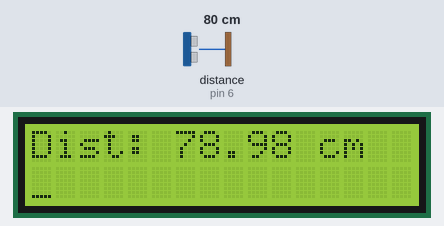
Simulated run of this sketch. Board: Arduino Uno, built with avr-gcc and run on an emulated ATmega328P. Shown: 16×2 character LCD. Wiring (inferred from the names in the program): ultrasonic range finder: trigger pin 7; echo pin 6. The inputs (shaded band) are chosen by the test bench; at power-on: distance to the obstacle (sensor on pin 6) 80 cm. The echo pulse lasts 58.3 µs per cm.

Above: at 6.68 s.
7.3 s: distance to the obstacle (sensor on pin 6) set to 12 cm
At 7.89 s:
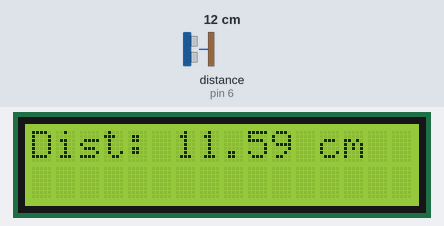
9.1 s: distance to the obstacle (sensor on pin 6) set to 9 cm
At 9.5 s:
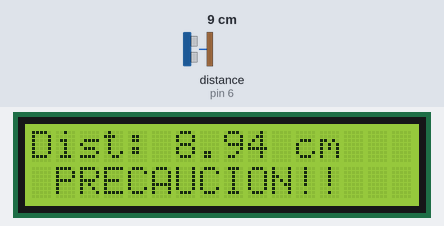
12.0 s: distance to the obstacle (sensor on pin 6) set to 250 cm
At 13.15 s:
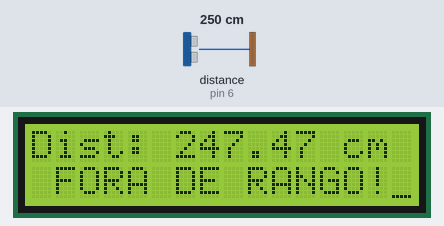
Timing chart, 0 to 15.0 s (numbered marks = the images above; inputs shaded):
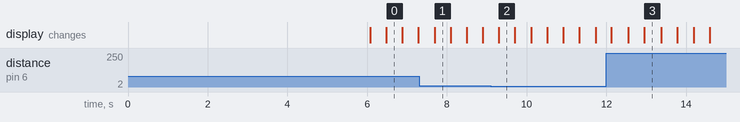

The sketch:

lcd.16x2.sensor.distancia.ultrasons.ino
```cpp
/*
 * Presenta por display LCD 16x2
 * a distancia a un obxecto que
 * proporciona un sensor ultrasons
 *
 * Asume pins LCD --> Arduino:
 * GND Vcc Vo RS RW E D0 -- D7 A K
 * GND  5V || 10  9 8 ----5432 | GND
 *      Potenc                 Resist
 * Tamen se pode prescindir de RW
 */

#include <LiquidCrystal.h>

#define TRIGGER 7
#define ECHO 6
//Definimos macro para calcular distancia
#define calcDist(t) t*0.017   //en cm

#define DIST_MIN 10
#define DIST_MAX 150

//Declaramos obxecto LiquidCristal
//LiquidCrystal(rs, rw, enable, d4, d5, d6, d7)
LiquidCrystal lcd(10, 9, 8, 5, 4, 3, 2);

float tempo, distancia;
String mensaxe = "Dist: ";

int espera = 400;

void setup() {
  //Declaramos pins do sensor ultrasons
  pinMode(TRIGGER, OUTPUT);
  pinMode(ECHO, INPUT);
  //Inicia LCD e imprime duas linhas de
  //mensaxe estatico
  lcd.begin(16, 2);
  lcd.setCursor(0, 0);
  lcd.print(" LCD preparado");
  lcd.setCursor(5, 1);
  lcd.print("OK :-)");
  delay(15*espera);
}

void loop() {
  //Enviamos un pulso co HC-SR04
  digitalWrite(TRIGGER, LOW);
  delayMicroseconds(5);
  digitalWrite(TRIGGER, HIGH);
  delayMicroseconds(25);
  digitalWrite(TRIGGER, LOW);
  tempo = pulseIn(ECHO, HIGH);

  //Calculamos a distancia en cm
  distancia = calcDist(tempo);

  //Borra display
  lcd.clear();

  //Mostra lecturas do sensor
  lcd.setCursor(0, 0);
  lcd.print(mensaxe + String(distancia) + " cm");
  lcd.setCursor(0, 1);
  if(distancia <= DIST_MIN) {
    lcd.setCursor(1, 1);
    lcd.print("PRECAUCION!!");
  }
  if(distancia >= DIST_MAX) {
    lcd.setCursor(1, 1);
    lcd.print("FORA DE RANGO!");
  }
  //Mostra e oculta o cursor alternativamente
  lcd.noCursor();
  delay(espera);
  lcd.cursor();
  delay(espera);
}
```

Measured:
- the behaviour switches between 11 and 10 cm on distance to the obstacle (sensor on pin 6) (found by bisection; images 1 and 2)
- after the input at 7.3 s, the display: changes after 0.39 s (image 1)
- after the input at 9.1 s, the display: changes after 0.20 s (image 2)
- after the input at 12.0 s, the display: first differs from a run without the input after 0.55 s (image 3 shows a later state)
